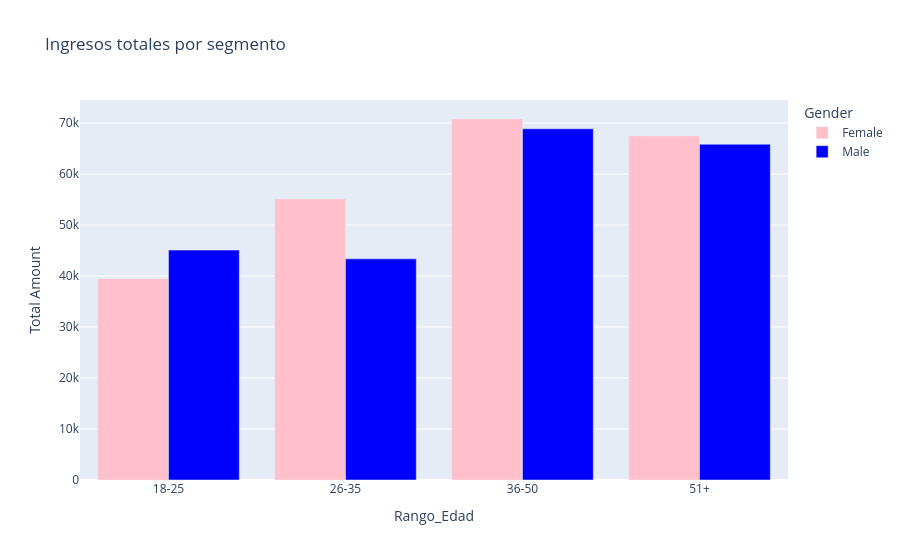

This figure's notebook cell:
### Code cell
grafico52 = px.bar(
    ingresos,
    x='Rango_Edad',
    y='Total Amount',
    color='Gender',
    barmode='group',
    title='Ingresos totales por segmento',
    color_discrete_map={
        'Female': 'Pink',
        'Male': 'Blue'
    }
)

grafico52.show()

### Figure 1 — Plotly figure (JSON) as saved in the notebook; plotly's stock layout.template omitted (floating-point values rounded to 4 significant figures)
{"data": [{"alignmentgroup": "True", "hovertemplate": "Gender=Female<br>Rango_Edad=%{x}<br>Total Amount=%{y}<extra></extra>", "legendgroup": "Female", "marker": {"color": "Pink", "pattern": {"shape": ""}}, "name": "Female", "offsetgroup": "Female", "orientation": "v", "showlegend": true, "textposition": "auto", "type": "bar", "x": ["18-25", "26-35", "36-50", "51+"], "xaxis": "x", "y": [39470, 55115, 70790, 67465], "yaxis": "y"}, {"alignmentgroup": "True", "hovertemplate": "Gender=Male<br>Rango_Edad=%{x}<br>Total Amount=%{y}<extra></extra>", "legendgroup": "Male", "marker": {"color": "Blue", "pattern": {"shape": ""}}, "name": "Male", "offsetgroup": "Male", "orientation": "v", "showlegend": true, "textposition": "auto", "type": "bar", "x": ["18-25", "26-35", "36-50", "51+"], "xaxis": "x", "y": [45080, 43365, 68870, 65845], "yaxis": "y"}], "layout": {"barmode": "group", "legend": {"title": {"text": "Gender"}, "tracegroupgap": 0}, "title": {"text": "Ingresos totales por segmento"}, "xaxis": {"anchor": "y", "domain": [0, 1], "title": {"text": "Rango_Edad"}}, "yaxis": {"anchor": "x", "domain": [0, 1], "title": {"text": "Total Amount"}}}}
